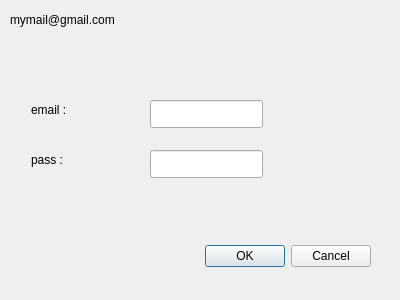
<?xml version="1.0" encoding="UTF-8"?>
<ui version="4.0">
 <class>mailDialog</class>
 <widget class="QDialog" name="mailDialog">
  <property name="geometry">
   <rect>
    <x>0</x>
    <y>0</y>
    <width>400</width>
    <height>300</height>
   </rect>
  </property>
  <property name="windowTitle">
   <string>Dialog</string>
  </property>
  <widget class="QDialogButtonBox" name="buttonBox">
   <property name="geometry">
    <rect>
     <x>30</x>
     <y>240</y>
     <width>341</width>
     <height>32</height>
    </rect>
   </property>
   <property name="orientation">
    <enum>Qt::Orientation::Horizontal</enum>
   </property>
   <property name="standardButtons">
    <set>QDialogButtonBox::StandardButton::Cancel|QDialogButtonBox::StandardButton::Ok</set>
   </property>
  </widget>
  <widget class="QLineEdit" name="emailLineEdit">
   <property name="geometry">
    <rect>
     <x>150</x>
     <y>100</y>
     <width>113</width>
     <height>28</height>
    </rect>
   </property>
  </widget>
  <widget class="QLineEdit" name="passwordLineEdit">
   <property name="geometry">
    <rect>
     <x>150</x>
     <y>150</y>
     <width>113</width>
     <height>28</height>
    </rect>
   </property>
  </widget>
  <widget class="QLabel" name="mailLabel">
   <property name="geometry">
    <rect>
     <x>31</x>
     <y>100</y>
     <width>81</width>
     <height>20</height>
    </rect>
   </property>
   <property name="text">
    <string>email : </string>
   </property>
  </widget>
  <widget class="QLabel" name="passLabel">
   <property name="geometry">
    <rect>
     <x>31</x>
     <y>150</y>
     <width>81</width>
     <height>20</height>
    </rect>
   </property>
   <property name="text">
    <string>pass : </string>
   </property>
  </widget>
  <widget class="QLabel" name="mymailLabel">
   <property name="geometry">
    <rect>
     <x>10</x>
     <y>10</y>
     <width>191</width>
     <height>20</height>
    </rect>
   </property>
   <property name="text">
    <string>mymail@gmail.com</string>
   </property>
  </widget>
 </widget>
 <resources/>
 <connections>
  <connection>
   <sender>buttonBox</sender>
   <signal>accepted()</signal>
   <receiver>mailDialog</receiver>
   <slot>accept()</slot>
   <hints>
    <hint type="sourcelabel">
     <x>248</x>
     <y>254</y>
    </hint>
    <hint type="destinationlabel">
     <x>157</x>
     <y>274</y>
    </hint>
   </hints>
  </connection>
  <connection>
   <sender>buttonBox</sender>
   <signal>rejected()</signal>
   <receiver>mailDialog</receiver>
   <slot>reject()</slot>
   <hints>
    <hint type="sourcelabel">
     <x>316</x>
     <y>260</y>
    </hint>
    <hint type="destinationlabel">
     <x>286</x>
     <y>274</y>
    </hint>
   </hints>
  </connection>
 </connections>
</ui>
